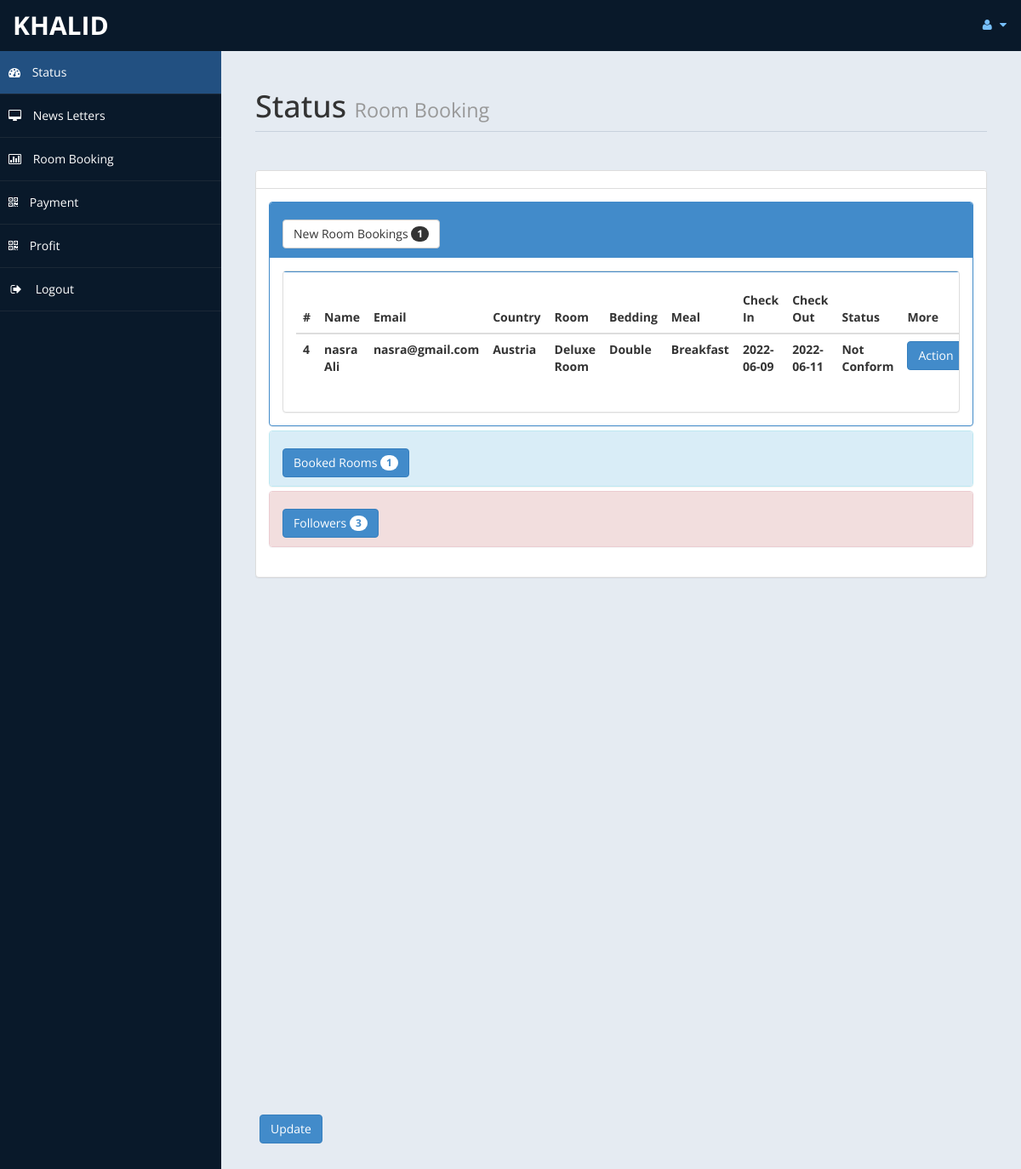
Page /admin/home.php (signed in) on the committed database.
### tables this page shows
CREATE TABLE `roombook` (
  `id` int(10) UNSIGNED NOT NULL,
  `Title` varchar(5) DEFAULT NULL,
  `FName` text DEFAULT NULL,
  `LName` text DEFAULT NULL,
  `Email` varchar(50) DEFAULT NULL,
  `National` varchar(30) DEFAULT NULL,
  `Country` varchar(30) DEFAULT NULL,
  `Phone` text DEFAULT NULL,
  `TRoom` varchar(20) DEFAULT NULL,
  `Bed` varchar(10) DEFAULT NULL,
  `NRoom` varchar(2) DEFAULT NULL,
  `Meal` varchar(15) DEFAULT NULL,
  `cin` date DEFAULT NULL,
  `cout` date DEFAULT NULL,
  `stat` varchar(15) DEFAULT NULL,
  `nodays` int(11) DEFAULT NULL
);

### admin/home.php (the view, shortened to what this page needs)
<!DOCTYPE html>
<html xmlns="http://www.w3.org/1999/xhtml">
<head>
    <link href="assets/css/bootstrap.css" rel="stylesheet" />
    <link href="assets/css/font-awesome.css" rel="stylesheet" />
    <link href="assets/js/morris/morris-0.4.3.min.css" rel="stylesheet" />
    <link href="assets/css/custom-styles.css" rel="stylesheet" />
</head>
<body>
    <div id="wrapper">
        <nav class="navbar navbar-default top-navbar" role="navigation">
            <div class="navbar-header">
                <a class="navbar-brand" href="home.php"> <?php echo $_SESSION["user"]; ?> </a>
            </div>
            <ul class="nav navbar-top-links navbar-right">
                <li class="dropdown">
                    <a class="dropdown-toggle" data-toggle="dropdown" href="#" aria-expanded="false">
                        <i class="fa fa-user fa-fw"></i> <i class="fa fa-caret-down"></i>
                    </a>
                </li>
            </ul>
        </nav>
        <nav class="navbar-default navbar-side" role="navigation">
            <div class="sidebar-collapse">
                <ul class="nav" id="main-menu">
                    <li>
                        <a class="active-menu" href="home.php"><i class="fa fa-dashboard"></i> Status</a>
                    </li>
                    <li>
                        <a href="messages.php"><i class="fa fa-desktop"></i> News Letters</a>
                    </li>
					<li>
                        <a href="roombook.php"><i class="fa fa-bar-chart-o"></i> Room Booking</a>
                    </li>
                    <li>
                        <a href="payment.php"><i class="fa fa-qrcode"></i> Payment</a>
                    </li>
                    <li>
                        <a  href="profit.php"><i class="fa fa-qrcode"></i> Profit</a>
                    </li>
                    <li>
                        <a href="logout.php"><i class="fa fa-sign-out fa-fw"></i> Logout</a>
                    </li>
					</ul>
            </div>
        </nav>
        <div id="page-wrapper">
            <div id="page-inner">
                <div class="row">
                    <div class="col-md-12">
                        <h1 class="page-header">
                            Status <small>Room Booking </small>
                        </h1>
                    </div>
                </div>
				<?php
						include ('db.php');
						$sql = "select * from roombook";
						$re = mysqli_query($con,$sql);
						$c =0;
						while($row=mysqli_fetch_array($re) )
						{
								$new = $row['stat'];
								if($new=="Not Conform")
								{
									$c = $c + 1;
								}
						}
				?>
					<div class="row">
                <div class="col-md-12">
                    <div class="panel panel-default">
                        <div class="panel-heading">
                        </div>
                        <div class="panel-body">
                            <div class="panel-group" id="accordion">
							<div class="panel panel-primary">
                                    <div class="panel-heading">
                                        <h4 class="panel-title">
                                            <a data-toggle="collapse" data-parent="#accordion" href="#collapseTwo">
											<button class="btn btn-default" type="button">
												 New Room Bookings  <span class="badge"><?php echo $c ; ?></span>
											</button>
											</a>
                                        </h4>
                                    </div>
                                    <div id="collapseTwo" class="panel-collapse in" style="height: auto;">
                                        <div class="panel-body">
                                           <div class="panel panel-default">
                        <div class="panel-body">
                            <div class="table-responsive">
                                <table class="table">
                                    <thead>
                                        <tr>
                                            <th>#</th>
                                            <th>Name</th>
                                            <th>Email</th>
                                            <th>Country</th>
											<th>Room</th>
											<th>Bedding</th>
											<th>Meal</th>
											<th>Check In</th>
											<th>Check Out</th>
											<th>Status</th>
											<th>More</th>
                                        </tr>
                                    </thead>
                                    <tbody>
									<?php
									$tsql = "select * from roombook";
									$tre = mysqli_query($con,$tsql);
									while($trow=mysqli_fetch_array($tre) )
									{
										$co =$trow['stat'];
										if($co=="Not Conform")
										{
											echo"<tr>
												<th>".$trow['id']."</th>
												<th>".$trow['FName']." ".$trow['LName']."</th>
												<th>".$trow['Email']."</th>
												<th>".$trow['Country']."</th>
												<th>".$trow['TRoom']."</th>
												<th>".$trow['Bed']."</th>
												<th>".$trow['Meal']."</th>
												<th>".$trow['cin']."</th>
												<th>".$trow['cout']."</th>
												<th>".$trow['stat']."</th>
												<th><a href='roombook.php?rid=".$trow['id']." ' class='btn btn-primary'>Action</a></th>
												</tr>";
										}
									}
									?>
                                    </tbody>
                                </table>
                            </div>
                        </div>
                    </div>
                                        </div>
                                    </div>
                                </div>
								<?php
								$rsql = "SELECT * FROM `roombook`";
								$rre = mysqli_query($con,$rsql);
								$r =0;
								while($row=mysqli_fetch_array($rre) )
								{
										$br = $row['stat'];
										if($br=="Conform")
										{
											$r = $r + 1;
										}
								}
								?>
                                <div class="panel panel-info">
                                    <div class="panel-heading">
                                        <h4 class="panel-title">
                                            <a data-toggle="collapse" data-parent="#accordion" href="#collapseOne" class="collapsed">
											<button class="btn btn-primary" type="button">
												 Booked Rooms  <span class="badge"><?php echo $r ; ?></span>
											</button>
											</a>
                                        </h4>
                                    </div>
                                </div>
                                <?php
								$fsql = "SELECT * FROM `contact`";
								$fre = mysqli_query($con,$fsql);
								$f =0;
								while($row=mysqli_fetch_array($fre) )
								{
										$f = $f + 1;
								}
								?>
                                <div class="panel panel-danger">
                                    <div class="panel-heading">
                                        <h4 class="panel-title">
                                            <a data-toggle="collapse" data-parent="#accordion" href="#collapseThree" class="collapsed">
											<button class="btn btn-primary" type="button">
												 Followers  <span class="badge"><?php echo $f ; ?></span>
											</button>
											</a>
                                        </h4>
                                    </div>
                                    </div>
                                </div>
                            </div>
                        </div>
                    </div>
                </div>
            </div>
				<div class='panel-body'>
                            <button class='btn btn-primary btn' data-toggle='modal' data-target='#myModal'>
                              Update
                            </button>
                            </div>
                        </div>
            </div>
</body>
</html>

### admin/assets/css/custom-styles.css (style rules this page uses)
body { font-family: 'Open Sans', sans-serif; }
#wrapper { width: 100%; background:#09192A; }
#page-wrapper { padding: 15px 15px; min-height: 600px; background:#E5EBF2; }
#page-inner { width:100%; margin:10px 20px 10px 0px; background-color:transparent; padding:10px; min-height:1200px; }
h1, .h1, h2, .h2, h3, .h3 { margin-top: 7px; margin-bottom: -5px; }
h4 { padding-top:10px; }
.page-header { padding-bottom: 9px; margin: 10px 0 45px; border-bottom: 1px solid #C7D1DD; }
.panel-default > .panel-heading { color: #000; background-color: #FFFFFF; border-color: #ddd; font-weight:bold; }
.top-navbar { margin:0px; }
.top-navbar .navbar-brand { color: #fff; width: 260px; text-align: left; height: 60px; font-size: 30px; font-weight: 700; text-transform: uppercase; line-height: 30px; }
.top-navbar .nav > li { position: relative; display: inline-block; }
.top-navbar .nav > li > a { position: relative; display: block; padding: 19px 15px; color: #77C0FD; }
.active-menu { background-color:#225081!important; }
.sidebar-collapse , .sidebar-collapse .nav { background:none; }
.sidebar-collapse .nav { padding:0; }
.sidebar-collapse .nav > li > a { color:#fff; background:transparent; text-shadow:none; }
.sidebar-collapse > .nav > li > a { padding:15px 10px; }
.sidebar-collapse > .nav > li { border-bottom: 1px solid rgba(107, 108, 109, 0.19); }
.navbar-side { border:none; background-color: transparent; }
.top-navbar { background:#09192A; border-bottom:none; }
.top-navbar .nav > li > a > i { margin-right: 2px; }
.navbar-default { border:0px solid black; }
.navbar-header { background: #09192A; }
.nav > li > a > i { margin-right:10px; }
@media (min-width:768px) { #page-wrapper { margin: 0 0 0 260px; padding: 15px 30px; min-height: 1200px; } }
@media (min-width:768px) { .navbar-side { z-index: 1; position: absolute; width: 260px; } }
@media (min-width:768px) { .navbar { border-radius: 0px; } }

### rows in the picture
roombook: id "4", FName "nasra", LName "Ali", Email "nasra@gmail.com", Country "Austria", TRoom "Deluxe Room", Bed "Double", Meal "Breakfast", cin "2022-06-09", cout "2022-06-11", stat "Not Conform"

### other values in the picture
$_SESSION["user"] "KHALID"
$c "1"
$r "1"
$f "3"
